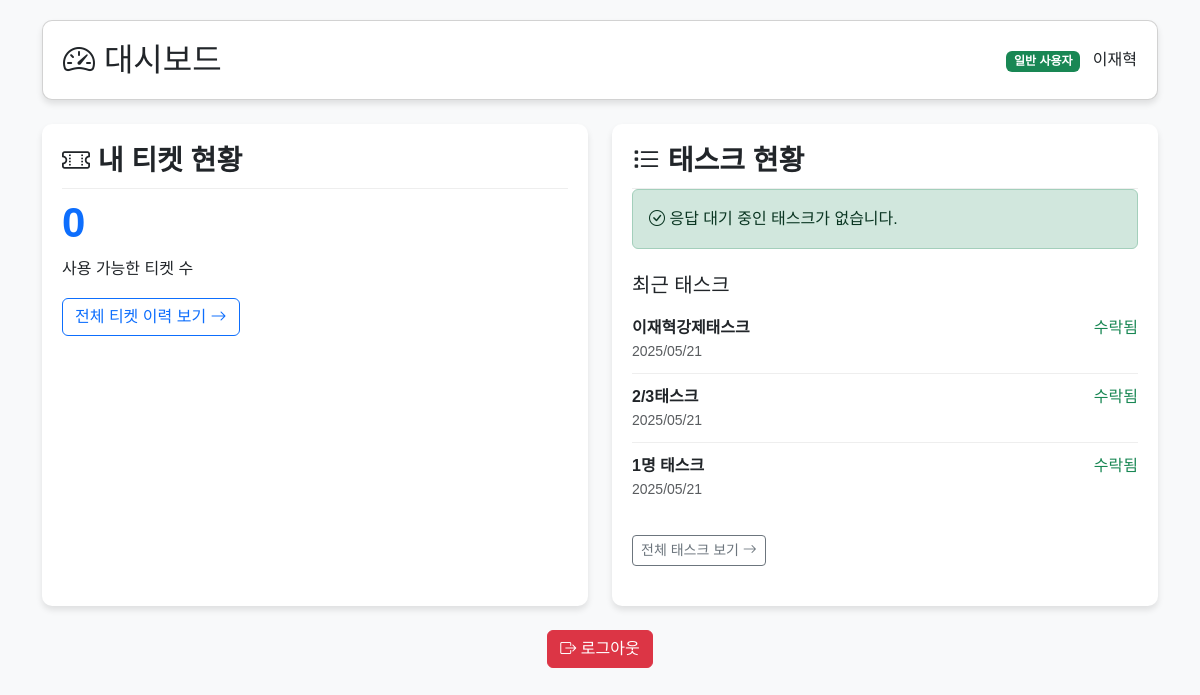
Page /dashboard (signed in) on the earlier database version.
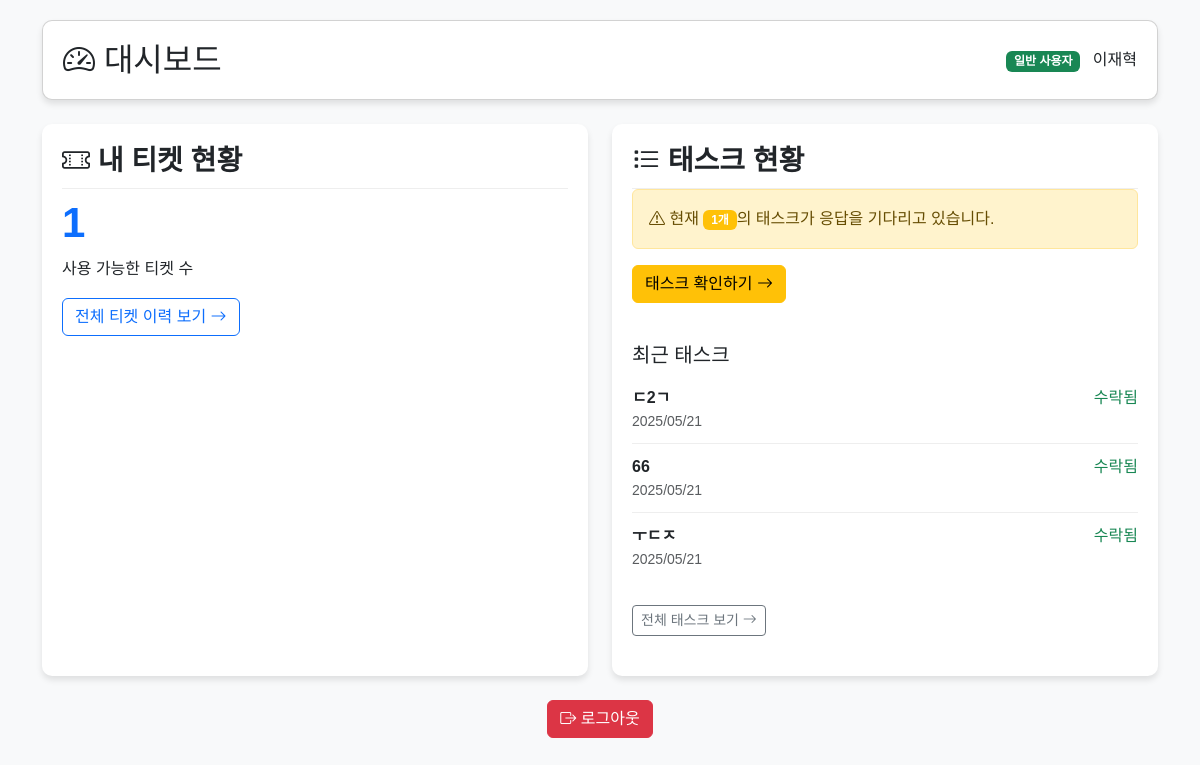
Same page on the later database version.
### models.py (models this page shows)
class TaskAssignment(db.Model):
    id = db.Column(db.Integer, primary_key=True)
    task_id = db.Column(db.Integer, db.ForeignKey('task.id'), nullable=False)
    user_id = db.Column(db.Integer, db.ForeignKey('user.id'), nullable=False)
    status = db.Column(db.String(20), nullable=False)  # selected, exempted
    ticket_used = db.Column(db.Boolean, default=False)
    reason = db.Column(db.String(200))
    assigned_at = db.Column(db.DateTime, server_default=db.func.now())
    task = db.relationship('Task', backref=db.backref('assignments', lazy=True))
    user = db.relationship('User', backref=db.backref('task_assignments', lazy=True))

class Task(db.Model):
    id = db.Column(db.Integer, primary_key=True)
    title = db.Column(db.String(100), nullable=False)
    description = db.Column(db.String(200))
    created_by = db.Column(db.String(120), nullable=False)  # 이메일 또는 이름
    required_count = db.Column(db.Integer, nullable=False)
    created_at = db.Column(db.DateTime, server_default=db.func.now())
    status = db.Column(db.String(20), default='pending')  # pending, completed

### app.py (the view)
@app.route('/dashboard')
@login_required
def dashboard():
    if current_user.role == 'admin':
        users_count = User.query.filter(User.role != 'admin').count()
        active_tasks = Task.query.filter_by(status='completed').all()
        need_attention_tasks = []
        for task in active_tasks:
            active_assignments = TaskAssignment.query.filter(
                TaskAssignment.task_id == task.id,
                TaskAssignment.status.in_(['selected', 'accepted'])
            ).count()
            if active_assignments < task.required_count:
                need_attention_tasks.append({
                    'task': task,
                    'needed': task.required_count - active_assignments
                })
        return render_template('dashboard.html',
                              active_tasks=active_tasks,
                              users_count=users_count,
                              need_attention_tasks=need_attention_tasks,
                              is_admin=True)
    else:
        tickets = Ticket.query.filter_by(user_id=current_user.id).all()
        grant = sum(1 for t in tickets if t.type == 'grant')
        revoke = sum(1 for t in tickets if t.type == 'revoke')
        use = sum(1 for t in tickets if t.type == 'use')
        remain = grant - revoke - use
        waiting_tasks_count = TaskAssignment.query.filter_by(
            user_id=current_user.id,
            status='selected'
        ).count()
        completed_tasks = TaskAssignment.query.filter(
            TaskAssignment.user_id == current_user.id,
            TaskAssignment.status.in_(['accepted', 'exempted'])
        ).order_by(TaskAssignment.assigned_at.desc()).limit(3).all()
        return render_template('dashboard.html',
                              remain=remain,
                              waiting_tasks_count=waiting_tasks_count,
                              completed_tasks=completed_tasks,
                              is_admin=False)

### app.py (called while the page is built)
@login_manager.user_loader
def load_user(user_id):
    return User.query.get(int(user_id))

### templates/dashboard.html (shortened to what the changed rows need)
<!DOCTYPE html>
<html lang="ko">
<head>
    <link href="https://cdn.jsdelivr.net/npm/bootstrap@5.3.0-alpha1/dist/css/bootstrap.min.css" rel="stylesheet">
    <link rel="stylesheet" href="https://cdn.jsdelivr.net/npm/bootstrap-icons@1.10.3/font/bootstrap-icons.css">
</head>
<body>
    <div class="container">
        <div class="card mb-4 dashboard-card">
            <div class="d-flex justify-content-between align-items-center">
                <h2 class="mb-0"><i class="bi bi-speedometer2"></i> 대시보드</h2>
            </div>
        </div>
        <div class="row">
            {% if is_admin %}
            <div class="col-md-6">
                <div class="dashboard-card">
                    <h3 class="card-title"><i class="bi bi-graph-up"></i> 시스템 현황</h3>
                    <div class="mb-3">
                        <div class="d-flex align-items-center mb-2">
                            <i class="bi bi-people fs-4 me-2 text-primary"></i>
                            <span class="stats-number">{{ users_count }}</span> 일반 사용자
                        </div>
                        <div class="d-flex align-items-center">
                            <i class="bi bi-list-task fs-4 me-2 text-primary"></i>
                            <span class="stats-number">{{ active_tasks|length }}</span> 진행 중인 태스크
                        </div>
                    </div>
                    <div class="mt-4">
                        <a href="/ticket/manage" class="btn btn-primary me-2">
                            <i class="bi bi-ticket-perforated"></i> 티켓 관리
                        </a>
                        <a href="/task/manage" class="btn btn-success">
                            <i class="bi bi-list-check"></i> 태스크 관리
                        </a>
                    </div>
                </div>
            </div>
            <div class="col-md-6">
                {% if need_attention_tasks %}
                <div class="dashboard-card">
                    <h3 class="card-title text-danger"><i class="bi bi-exclamation-triangle"></i> 주의 필요 태스크</h3>
                    <div class="alert alert-warning">
                        다음 태스크는 추가 인원 선정이 필요합니다:
                    </div>
                    <ul class="task-list">
                        {% for item in need_attention_tasks %}
                        <li>
                            <div class="d-flex justify-content-between align-items-center">
                                <strong>{{ item.task.title }}</strong>
                                <span class="badge bg-danger">{{ item.needed }}명 필요</span>
                            </div>
                            <div class="mt-2">
                                <a href="/task/execute/{{ item.task.id }}" class="btn btn-sm btn-warning">
                                    <i class="bi bi-person-plus"></i> 추가 선정하기
                                </a>
                            </div>
                        </li>
                        {% endfor %}
                    </ul>
                </div>
                {% else %}
                <div class="dashboard-card">
                    <h3 class="card-title text-success"><i class="bi bi-check-circle"></i> 시스템 상태</h3>
                    <div class="alert alert-success">
                        <i class="bi bi-check-lg"></i> 현재 모든 태스크가 정상적으로 진행 중입니다.
                    </div>
                    <p>모든 태스크가 필요한 인원을 충족하고 있습니다. 새로운 태스크를 생성하거나 기존 태스크를 관리하세요.</p>
                    <a href="/task/manage" class="btn btn-primary">
                        <i class="bi bi-plus-circle"></i> 새 태스크 생성
                    </a>
                </div>
                {% endif %}
            </div>
            {% else %}
            <div class="col-md-6">
                <div class="dashboard-card">
                    <h3 class="card-title"><i class="bi bi-ticket-perforated"></i> 내 티켓 현황</h3>
                    <div class="ticket-count">{{ remain }}</div>
                    <p>사용 가능한 티켓 수</p>
                    <a href="/ticket/my" class="btn btn-outline-primary">전체 티켓 이력 보기 <i class="bi bi-arrow-right"></i></a>
                </div>
            </div>
            <div class="col-md-6">
                <div class="dashboard-card">
                    <h3 class="card-title"><i class="bi bi-list-task"></i> 태스크 현황</h3>
                    {% if waiting_tasks_count > 0 %}
                        <div class="alert alert-warning">
                            <i class="bi bi-exclamation-triangle"></i> 현재 <span class="badge bg-warning">{{ waiting_tasks_count }}개</span>의 태스크가 응답을 기다리고 있습니다.
                        </div>
                        <a href="/task/my" class="btn btn-warning mb-3">태스크 확인하기 <i class="bi bi-arrow-right"></i></a>
                    {% else %}
                        <div class="alert alert-success">
                            <i class="bi bi-check-circle"></i> 응답 대기 중인 태스크가
                            없습니다.
                        </div>
                    {% endif %}
                    {% if completed_tasks %}
                        <h5 class="mt-4">최근 태스크</h5>
                        <ul class="task-list">
                            {% for assignment in completed_tasks %}
                            <li>
                                <div class="d-flex justify-content-between">
                                    <strong>{{ assignment.task.title }}</strong>
                                    <span class="{% if assignment.status == 'accepted' %}status-accepted{% else %}status-exempted{% endif %}">
                                        {{ '수락됨' if assignment.status == 'accepted' else '면제됨' }}
                                    </span>
                                </div>
                                <div class="text-muted small">{{ assignment.assigned_at.strftime('%Y/%m/%d') }}</div>
                            </li>
                            {% endfor %}
                        </ul>
                        <a href="/task/my" class="btn btn-sm btn-outline-secondary mt-2">전체 태스크 보기 <i class="bi bi-arrow-right"></i></a>
                    {% endif %}
                </div>
            </div>
            {% endif %}
        </div>
    </div>
</body>
</html>

Differences in the rows shown:
no longer on this page (row unchanged): TaskAssignment: task "이재혁강제태스크", status "수락됨", assigned_at "2025/05/21"
no longer on this page (row unchanged): TaskAssignment: task "2/3태스크", status "수락됨", assigned_at "2025/05/21"
no longer on this page (row unchanged): TaskAssignment: task "1명 태스크", status "수락됨", assigned_at "2025/05/21"
added TaskAssignment: task "ㄷ2ㄱ", status "수락됨", assigned_at "2025/05/21"
added TaskAssignment: task "66", status "수락됨", assigned_at "2025/05/21"
added TaskAssignment: task "ㅜㄷㅈ", status "수락됨", assigned_at "2025/05/21"
Other differences:
{{ remain }}: "0" → "1"
{{ waiting_tasks_count }}: (not shown) → "1"
text no longer shown: "응답 대기 중인 태스크가 없습니다."
text now shown: "현재 개 의 태스크가 응답을 기다리고 있습니다. 태스크 확인하기"
